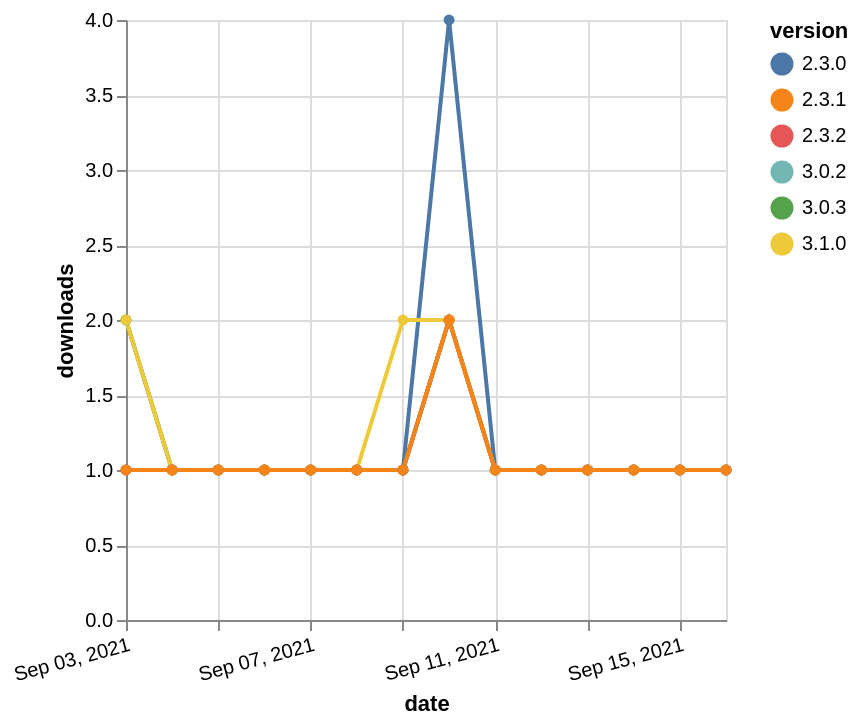

Source (Vega-Lite JSON):
### Vega-Lite specification from a JSON file in a GitHub repository (floating-point values rounded to 4 significant figures)
{"$schema": "https://vega.github.io/schema/vega-lite/v5.json", "description": "A simple bar chart with embedded data.", "data": {"values": [{"date": "2021-09-03", "total": 91, "delta": 2, "version": "3.0.2"}, {"date": "2021-09-04", "total": 92, "delta": 1, "version": "3.0.2"}, {"date": "2021-09-05", "total": 93, "delta": 1, "version": "3.0.2"}, {"date": "2021-09-06", "total": 94, "delta": 1, "version": "3.0.2"}, {"date": "2021-09-07", "total": 95, "delta": 1, "version": "3.0.2"}, {"date": "2021-09-08", "total": 96, "delta": 1, "version": "3.0.2"}, {"date": "2021-09-09", "total": 97, "delta": 1, "version": "3.0.2"}, {"date": "2021-09-10", "total": 99, "delta": 2, "version": "3.0.2"}, {"date": "2021-09-11", "total": 100, "delta": 1, "version": "3.0.2"}, {"date": "2021-09-12", "total": 101, "delta": 1, "version": "3.0.2"}, {"date": "2021-09-13", "total": 102, "delta": 1, "version": "3.0.2"}, {"date": "2021-09-14", "total": 103, "delta": 1, "version": "3.0.2"}, {"date": "2021-09-15", "total": 104, "delta": 1, "version": "3.0.2"}, {"date": "2021-09-16", "total": 105, "delta": 1, "version": "3.0.2"}, {"date": "2021-09-03", "total": 256, "delta": 1, "version": "2.3.0"}, {"date": "2021-09-04", "total": 257, "delta": 1, "version": "2.3.0"}, {"date": "2021-09-05", "total": 258, "delta": 1, "version": "2.3.0"}, {"date": "2021-09-06", "total": 259, "delta": 1, "version": "2.3.0"}, {"date": "2021-09-07", "total": 260, "delta": 1, "version": "2.3.0"}, {"date": "2021-09-08", "total": 261, "delta": 1, "version": "2.3.0"}, {"date": "2021-09-09", "total": 262, "delta": 1, "version": "2.3.0"}, {"date": "2021-09-10", "total": 266, "delta": 4, "version": "2.3.0"}, {"date": "2021-09-11", "total": 267, "delta": 1, "version": "2.3.0"}, {"date": "2021-09-12", "total": 268, "delta": 1, "version": "2.3.0"}, {"date": "2021-09-13", "total": 269, "delta": 1, "version": "2.3.0"}, {"date": "2021-09-14", "total": 270, "delta": 1, "version": "2.3.0"}, {"date": "2021-09-15", "total": 271, "delta": 1, "version": "2.3.0"}, {"date": "2021-09-16", "total": 272, "delta": 1, "version": "2.3.0"}, {"date": "2021-09-03", "total": 58, "delta": 2, "version": "3.0.3"}, {"date": "2021-09-04", "total": 59, "delta": 1, "version": "3.0.3"}, {"date": "2021-09-05", "total": 60, "delta": 1, "version": "3.0.3"}, {"date": "2021-09-06", "total": 61, "delta": 1, "version": "3.0.3"}, {"date": "2021-09-07", "total": 62, "delta": 1, "version": "3.0.3"}, {"date": "2021-09-08", "total": 63, "delta": 1, "version": "3.0.3"}, {"date": "2021-09-09", "total": 64, "delta": 1, "version": "3.0.3"}, {"date": "2021-09-10", "total": 66, "delta": 2, "version": "3.0.3"}, {"date": "2021-09-11", "total": 67, "delta": 1, "version": "3.0.3"}, {"date": "2021-09-12", "total": 68, "delta": 1, "version": "3.0.3"}, {"date": "2021-09-13", "total": 69, "delta": 1, "version": "3.0.3"}, {"date": "2021-09-14", "total": 70, "delta": 1, "version": "3.0.3"}, {"date": "2021-09-15", "total": 71, "delta": 1, "version": "3.0.3"}, {"date": "2021-09-16", "total": 72, "delta": 1, "version": "3.0.3"}, {"date": "2021-09-03", "total": 23, "delta": 2, "version": "3.1.0"}, {"date": "2021-09-04", "total": 24, "delta": 1, "version": "3.1.0"}, {"date": "2021-09-05", "total": 25, "delta": 1, "version": "3.1.0"}, {"date": "2021-09-06", "total": 26, "delta": 1, "version": "3.1.0"}, {"date": "2021-09-07", "total": 27, "delta": 1, "version": "3.1.0"}, {"date": "2021-09-08", "total": 28, "delta": 1, "version": "3.1.0"}, {"date": "2021-09-09", "total": 30, "delta": 2, "version": "3.1.0"}, {"date": "2021-09-10", "total": 32, "delta": 2, "version": "3.1.0"}, {"date": "2021-09-11", "total": 33, "delta": 1, "version": "3.1.0"}, {"date": "2021-09-12", "total": 34, "delta": 1, "version": "3.1.0"}, {"date": "2021-09-13", "total": 35, "delta": 1, "version": "3.1.0"}, {"date": "2021-09-14", "total": 36, "delta": 1, "version": "3.1.0"}, {"date": "2021-09-15", "total": 37, "delta": 1, "version": "3.1.0"}, {"date": "2021-09-16", "total": 38, "delta": 1, "version": "3.1.0"}, {"date": "2021-09-03", "total": 150, "delta": 1, "version": "2.3.2"}, {"date": "2021-09-04", "total": 151, "delta": 1, "version": "2.3.2"}, {"date": "2021-09-05", "total": 152, "delta": 1, "version": "2.3.2"}, {"date": "2021-09-06", "total": 153, "delta": 1, "version": "2.3.2"}, {"date": "2021-09-07", "total": 154, "delta": 1, "version": "2.3.2"}, {"date": "2021-09-08", "total": 155, "delta": 1, "version": "2.3.2"}, {"date": "2021-09-09", "total": 156, "delta": 1, "version": "2.3.2"}, {"date": "2021-09-10", "total": 158, "delta": 2, "version": "2.3.2"}, {"date": "2021-09-11", "total": 159, "delta": 1, "version": "2.3.2"}, {"date": "2021-09-12", "total": 160, "delta": 1, "version": "2.3.2"}, {"date": "2021-09-13", "total": 161, "delta": 1, "version": "2.3.2"}, {"date": "2021-09-14", "total": 162, "delta": 1, "version": "2.3.2"}, {"date": "2021-09-15", "total": 163, "delta": 1, "version": "2.3.2"}, {"date": "2021-09-16", "total": 164, "delta": 1, "version": "2.3.2"}, {"date": "2021-09-03", "total": 141, "delta": 1, "version": "2.3.1"}, {"date": "2021-09-04", "total": 142, "delta": 1, "version": "2.3.1"}, {"date": "2021-09-05", "total": 143, "delta": 1, "version": "2.3.1"}, {"date": "2021-09-06", "total": 144, "delta": 1, "version": "2.3.1"}, {"date": "2021-09-07", "total": 145, "delta": 1, "version": "2.3.1"}, {"date": "2021-09-08", "total": 146, "delta": 1, "version": "2.3.1"}, {"date": "2021-09-09", "total": 147, "delta": 1, "version": "2.3.1"}, {"date": "2021-09-10", "total": 149, "delta": 2, "version": "2.3.1"}, {"date": "2021-09-11", "total": 150, "delta": 1, "version": "2.3.1"}, {"date": "2021-09-12", "total": 151, "delta": 1, "version": "2.3.1"}, {"date": "2021-09-13", "total": 152, "delta": 1, "version": "2.3.1"}, {"date": "2021-09-14", "total": 153, "delta": 1, "version": "2.3.1"}, {"date": "2021-09-15", "total": 154, "delta": 1, "version": "2.3.1"}, {"date": "2021-09-16", "total": 155, "delta": 1, "version": "2.3.1"}]}, "width": "container", "mark": {"type": "line", "point": {"filled": true}}, "encoding": {"x": {"field": "date", "type": "temporal", "timeUnit": "yearmonthdate", "title": "date", "axis": {"labelAngle": -15}}, "y": {"field": "delta", "type": "quantitative", "title": "downloads"}, "color": {"field": "version", "type": "nominal"}, "tooltip": {"field": "delta"}}}
